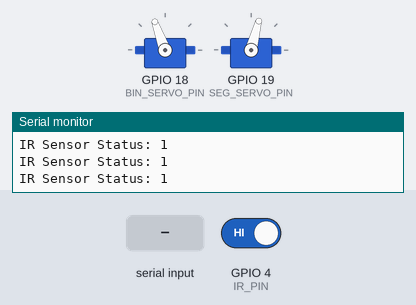
This sketch was run on a simulated ESP32. On the bench: 2 × servo, the last lines printed to the serial monitor. The test bench sets the inputs (shaded band); at power-on: GPIO 4 (IR_PIN) HIGH.

Above: at 1.8 s.
1.9 s: "1\n" received over Serial
At 2.9 s:
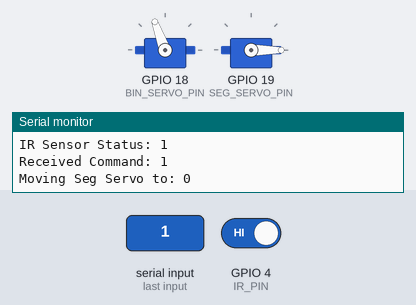
6.5 s: "3\n" received over Serial
At 12.3 s:
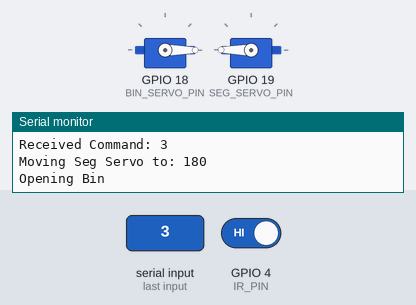
12.5 s: "2\n" received over Serial
At 18.9 s:
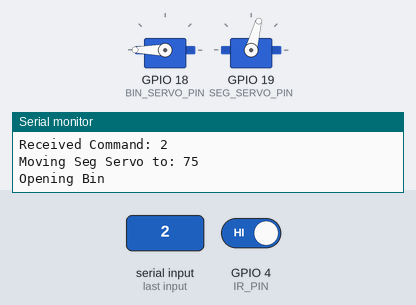
Timing chart, 0 to 21.5 s (numbered marks = the images above; inputs shaded):
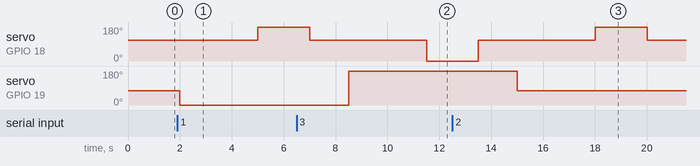

Measured:
- after the input at 1.9 s, servo on GPIO 18 (BIN_SERVO_PIN): 110° → 180° after 3.1 s; servo on GPIO 19 (SEG_SERVO_PIN): 75° → 0° after 0.10 s
- after the input at 6.5 s, servo on GPIO 19 (SEG_SERVO_PIN): 0° → 180° after 2.0 s
- after the input at 12.5 s, servo on GPIO 19 (SEG_SERVO_PIN): 180° → 75° after 2.5 s

The sketch:

motor.ino
```cpp
#include <ESP32Servo.h>

// Pin definitions (ESP32)
#define IR_PIN 4
#define BIN_SERVO_PIN 18
#define SEG_SERVO_PIN 19

Servo binServo;
Servo segServo;

int irState = 0;
int serialData = 0;

void setup() {
  Serial.begin(9600);

  pinMode(IR_PIN, INPUT);

  // Set PWM frequency for ESP32 servos
  binServo.setPeriodHertz(50);
  segServo.setPeriodHertz(50);

  binServo.attach(BIN_SERVO_PIN, 500, 2400);
  segServo.attach(SEG_SERVO_PIN, 500, 2400);

  // Initial positions
  binServo.write(110);   // Bin closed
  segServo.write(75);    // Neutral position

  Serial.println("ESP32 Waste Segregation System Ready");
}

void loop() {

  irState = digitalRead(IR_PIN);
  Serial.print("IR Sensor Status: ");
  Serial.println(irState);

  if (Serial.available() > 0) {

    serialData = Serial.parseInt();

    Serial.print("Received Command: ");
    Serial.println(serialData);

    if (serialData == 1) {
      segregateAndDrop(0, 180);
    }
    else if (serialData == 2) {
      segregateAndDrop(75, 180);
    }
    else if (serialData == 3) {
      segregateAndDrop(180, 0);
    }
    else {
      Serial.println("Invalid Command");
    }
  }

  delay(500);
}

void segregateAndDrop(int segAngle, int binAngle) {

  Serial.print("Moving Seg Servo to: ");
  Serial.println(segAngle);
  segServo.write(segAngle);

  delay(3000);

  Serial.println("Opening Bin");
  binServo.write(binAngle);
  delay(2000);

  Serial.println("Closing Bin");
  binServo.write(110);
  delay(1000);
}
```
